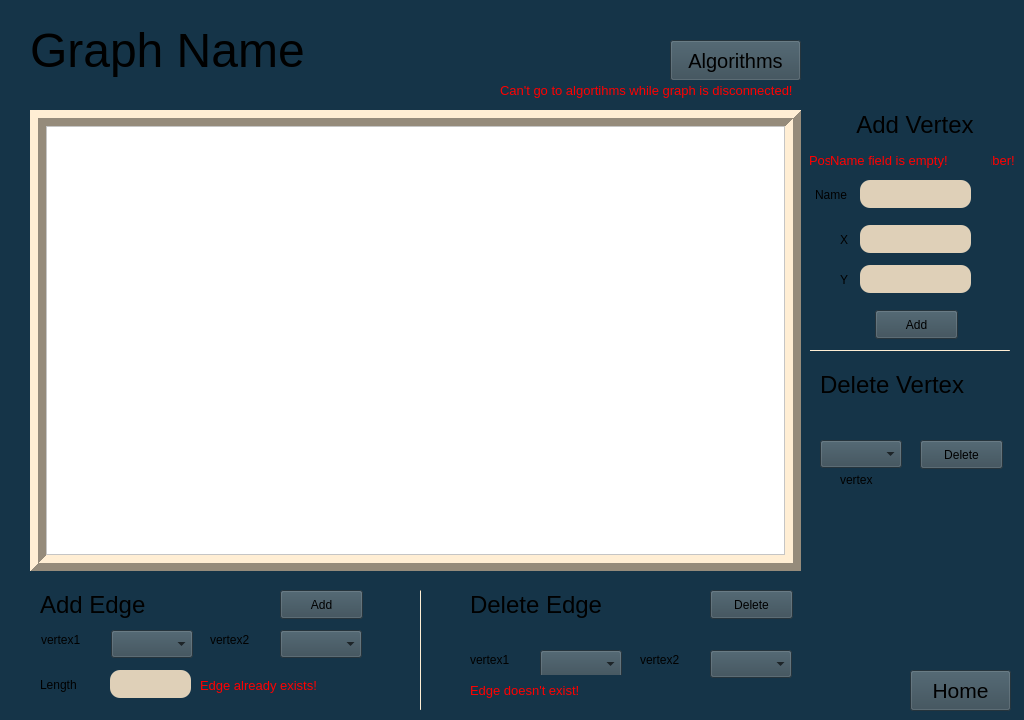
<?xml version="1.0" encoding="UTF-8"?>
<ui version="4.0">
 <class>GraphWindow</class>
 <widget class="QMainWindow" name="GraphWindow">
  <property name="geometry">
   <rect>
    <x>0</x>
    <y>0</y>
    <width>1024</width>
    <height>720</height>
   </rect>
  </property>
  <property name="windowTitle">
   <string>MainWindow</string>
  </property>
  <property name="styleSheet">
   <string notr="true">background-color: rgb(21, 52, 72);</string>
  </property>
  <widget class="QWidget" name="centralwidget">
   <widget class="QLabel" name="graphNameLabel">
    <property name="geometry">
     <rect>
      <x>30</x>
      <y>10</y>
      <width>341</width>
      <height>80</height>
     </rect>
    </property>
    <property name="font">
     <font>
      <pointsize>36</pointsize>
     </font>
    </property>
    <property name="styleSheet">
     <string notr="true"/>
    </property>
    <property name="text">
     <string>Graph Name</string>
    </property>
   </widget>
   <widget class="QFrame" name="frame">
    <property name="geometry">
     <rect>
      <x>30</x>
      <y>110</y>
      <width>771</width>
      <height>461</height>
     </rect>
    </property>
    <property name="styleSheet">
     <string notr="true">background-color: rgb(223, 208, 184);</string>
    </property>
    <property name="frameShape">
     <enum>QFrame::Box</enum>
    </property>
    <property name="frameShadow">
     <enum>QFrame::Raised</enum>
    </property>
    <property name="lineWidth">
     <number>8</number>
    </property>
    <widget class="QFrame" name="frame_2">
     <property name="geometry">
      <rect>
       <x>16</x>
       <y>16</y>
       <width>739</width>
       <height>429</height>
      </rect>
     </property>
     <property name="styleSheet">
      <string notr="true">background-color: rgb(255, 255, 255);</string>
     </property>
     <property name="frameShape">
      <enum>QFrame::StyledPanel</enum>
     </property>
     <property name="frameShadow">
      <enum>QFrame::Raised</enum>
     </property>
    </widget>
   </widget>
   <widget class="QLabel" name="label_2">
    <property name="geometry">
     <rect>
      <x>40</x>
      <y>580</y>
      <width>150</width>
      <height>50</height>
     </rect>
    </property>
    <property name="font">
     <font>
      <pointsize>18</pointsize>
     </font>
    </property>
    <property name="text">
     <string>Add Edge</string>
    </property>
    <property name="wordWrap">
     <bool>false</bool>
    </property>
   </widget>
   <widget class="QComboBox" name="addEdgeV1Combo">
    <property name="geometry">
     <rect>
      <x>111</x>
      <y>630</y>
      <width>82</width>
      <height>28</height>
     </rect>
    </property>
    <property name="styleSheet">
     <string notr="true">background-color: rgb(53, 73, 84);
selection-background-color: rgb(53, 73, 84);
</string>
    </property>
    <property name="editable">
     <bool>false</bool>
    </property>
    <property name="currentText">
     <string notr="true" comment="vertex1"/>
    </property>
    <property name="currentIndex">
     <number>-1</number>
    </property>
   </widget>
   <widget class="QComboBox" name="addEdgeV2Combo">
    <property name="geometry">
     <rect>
      <x>280</x>
      <y>630</y>
      <width>82</width>
      <height>28</height>
     </rect>
    </property>
    <property name="styleSheet">
     <string notr="true">background-color: rgb(53, 73, 84);
selection-background-color: rgb(53, 73, 84);
</string>
    </property>
   </widget>
   <widget class="QLabel" name="label_3">
    <property name="geometry">
     <rect>
      <x>41</x>
      <y>630</y>
      <width>63</width>
      <height>20</height>
     </rect>
    </property>
    <property name="text">
     <string>vertex1</string>
    </property>
   </widget>
   <widget class="QLabel" name="label_4">
    <property name="geometry">
     <rect>
      <x>210</x>
      <y>630</y>
      <width>63</width>
      <height>20</height>
     </rect>
    </property>
    <property name="text">
     <string>vertex2</string>
    </property>
   </widget>
   <widget class="QLabel" name="label_6">
    <property name="geometry">
     <rect>
      <x>470</x>
      <y>580</y>
      <width>171</width>
      <height>50</height>
     </rect>
    </property>
    <property name="font">
     <font>
      <pointsize>18</pointsize>
     </font>
    </property>
    <property name="text">
     <string>Delete Edge</string>
    </property>
    <property name="wordWrap">
     <bool>false</bool>
    </property>
   </widget>
   <widget class="QPushButton" name="addEdgeButton">
    <property name="geometry">
     <rect>
      <x>280</x>
      <y>590</y>
      <width>83</width>
      <height>29</height>
     </rect>
    </property>
    <property name="styleSheet">
     <string notr="true">background-color: rgb(53, 73, 84);</string>
    </property>
    <property name="text">
     <string>Add</string>
    </property>
   </widget>
   <widget class="QComboBox" name="deleteEdgeV1Combo">
    <property name="geometry">
     <rect>
      <x>540</x>
      <y>650</y>
      <width>82</width>
      <height>28</height>
     </rect>
    </property>
    <property name="styleSheet">
     <string notr="true">background-color: rgb(53, 73, 84);
selection-background-color: rgb(53, 73, 84);
</string>
    </property>
   </widget>
   <widget class="QComboBox" name="deleteEdgeV2Combo">
    <property name="geometry">
     <rect>
      <x>710</x>
      <y>650</y>
      <width>82</width>
      <height>28</height>
     </rect>
    </property>
    <property name="styleSheet">
     <string notr="true">background-color: rgb(53, 73, 84);
selection-background-color: rgb(53, 73, 84);
</string>
    </property>
   </widget>
   <widget class="QLabel" name="label_7">
    <property name="geometry">
     <rect>
      <x>640</x>
      <y>650</y>
      <width>63</width>
      <height>20</height>
     </rect>
    </property>
    <property name="text">
     <string>vertex2</string>
    </property>
   </widget>
   <widget class="QLabel" name="label_8">
    <property name="geometry">
     <rect>
      <x>470</x>
      <y>650</y>
      <width>63</width>
      <height>20</height>
     </rect>
    </property>
    <property name="text">
     <string>vertex1</string>
    </property>
   </widget>
   <widget class="QPushButton" name="deleteVertexButton">
    <property name="geometry">
     <rect>
      <x>920</x>
      <y>440</y>
      <width>83</width>
      <height>29</height>
     </rect>
    </property>
    <property name="styleSheet">
     <string notr="true">background-color: rgb(53, 73, 84);</string>
    </property>
    <property name="text">
     <string>Delete</string>
    </property>
   </widget>
   <widget class="QLabel" name="label_9">
    <property name="geometry">
     <rect>
      <x>40</x>
      <y>675</y>
      <width>63</width>
      <height>20</height>
     </rect>
    </property>
    <property name="text">
     <string>Length</string>
    </property>
   </widget>
   <widget class="QLineEdit" name="edgeLength">
    <property name="geometry">
     <rect>
      <x>110</x>
      <y>670</y>
      <width>81</width>
      <height>28</height>
     </rect>
    </property>
    <property name="styleSheet">
     <string notr="true">background-color: rgb(223, 208, 184);
 border-radius: 10px;
color: rgb(0, 0, 0);
</string>
    </property>
   </widget>
   <widget class="Line" name="line">
    <property name="geometry">
     <rect>
      <x>420</x>
      <y>590</y>
      <width>1</width>
      <height>120</height>
     </rect>
    </property>
    <property name="styleSheet">
     <string notr="true">background-color: rgb(223, 208, 184);</string>
    </property>
    <property name="orientation">
     <enum>Qt::Vertical</enum>
    </property>
   </widget>
   <widget class="QLabel" name="label_5">
    <property name="geometry">
     <rect>
      <x>840</x>
      <y>100</y>
      <width>150</width>
      <height>50</height>
     </rect>
    </property>
    <property name="font">
     <font>
      <pointsize>18</pointsize>
     </font>
    </property>
    <property name="text">
     <string>Add Vertex</string>
    </property>
    <property name="alignment">
     <set>Qt::AlignCenter</set>
    </property>
    <property name="wordWrap">
     <bool>false</bool>
    </property>
   </widget>
   <widget class="QLineEdit" name="xPosition">
    <property name="geometry">
     <rect>
      <x>860</x>
      <y>225</y>
      <width>111</width>
      <height>28</height>
     </rect>
    </property>
    <property name="styleSheet">
     <string notr="true">background-color: rgb(223, 208, 184);
 border-radius: 10px;
color: rgb(0, 0, 0);
</string>
    </property>
    <property name="inputMask">
     <string/>
    </property>
   </widget>
   <widget class="QLineEdit" name="yPosition">
    <property name="geometry">
     <rect>
      <x>860</x>
      <y>265</y>
      <width>111</width>
      <height>28</height>
     </rect>
    </property>
    <property name="styleSheet">
     <string notr="true">background-color: rgb(223, 208, 184);
 border-radius: 10px;
color: rgb(0, 0, 0);
</string>
    </property>
    <property name="inputMask">
     <string/>
    </property>
   </widget>
   <widget class="QLineEdit" name="vertexName">
    <property name="geometry">
     <rect>
      <x>860</x>
      <y>180</y>
      <width>111</width>
      <height>28</height>
     </rect>
    </property>
    <property name="styleSheet">
     <string notr="true">background-color: rgb(223, 208, 184);
color: rgb(0, 0, 0);
 border-radius: 10px;</string>
    </property>
    <property name="inputMask">
     <string/>
    </property>
   </widget>
   <widget class="QLabel" name="label_10">
    <property name="geometry">
     <rect>
      <x>840</x>
      <y>230</y>
      <width>16</width>
      <height>20</height>
     </rect>
    </property>
    <property name="text">
     <string>X</string>
    </property>
   </widget>
   <widget class="QLabel" name="label_11">
    <property name="geometry">
     <rect>
      <x>840</x>
      <y>270</y>
      <width>16</width>
      <height>20</height>
     </rect>
    </property>
    <property name="text">
     <string>Y</string>
    </property>
   </widget>
   <widget class="QLabel" name="label_12">
    <property name="geometry">
     <rect>
      <x>815</x>
      <y>185</y>
      <width>41</width>
      <height>20</height>
     </rect>
    </property>
    <property name="text">
     <string>Name</string>
    </property>
   </widget>
   <widget class="QPushButton" name="addVertexButton">
    <property name="geometry">
     <rect>
      <x>875</x>
      <y>310</y>
      <width>83</width>
      <height>29</height>
     </rect>
    </property>
    <property name="styleSheet">
     <string notr="true">background-color: rgb(53, 73, 84);</string>
    </property>
    <property name="text">
     <string>Add</string>
    </property>
   </widget>
   <widget class="QLabel" name="label_13">
    <property name="geometry">
     <rect>
      <x>820</x>
      <y>360</y>
      <width>181</width>
      <height>50</height>
     </rect>
    </property>
    <property name="font">
     <font>
      <pointsize>18</pointsize>
     </font>
    </property>
    <property name="text">
     <string>Delete Vertex</string>
    </property>
    <property name="wordWrap">
     <bool>false</bool>
    </property>
   </widget>
   <widget class="QComboBox" name="deleteVertexCombo">
    <property name="geometry">
     <rect>
      <x>820</x>
      <y>440</y>
      <width>82</width>
      <height>28</height>
     </rect>
    </property>
    <property name="styleSheet">
     <string notr="true">background-color: rgb(53, 73, 84);
selection-background-color: rgb(53, 73, 84);
</string>
    </property>
   </widget>
   <widget class="QLabel" name="label_14">
    <property name="geometry">
     <rect>
      <x>840</x>
      <y>470</y>
      <width>63</width>
      <height>20</height>
     </rect>
    </property>
    <property name="text">
     <string>vertex</string>
    </property>
   </widget>
   <widget class="Line" name="line_2">
    <property name="geometry">
     <rect>
      <x>810</x>
      <y>350</y>
      <width>200</width>
      <height>1</height>
     </rect>
    </property>
    <property name="styleSheet">
     <string notr="true">background-color: rgb(223, 208, 184);</string>
    </property>
    <property name="orientation">
     <enum>Qt::Horizontal</enum>
    </property>
   </widget>
   <widget class="QPushButton" name="deleteEdgeButton">
    <property name="geometry">
     <rect>
      <x>710</x>
      <y>590</y>
      <width>83</width>
      <height>29</height>
     </rect>
    </property>
    <property name="styleSheet">
     <string notr="true">background-color: rgb(53, 73, 84);</string>
    </property>
    <property name="text">
     <string>Delete</string>
    </property>
   </widget>
   <widget class="QPushButton" name="algorithmsButton">
    <property name="geometry">
     <rect>
      <x>670</x>
      <y>40</y>
      <width>131</width>
      <height>41</height>
     </rect>
    </property>
    <property name="font">
     <font>
      <pointsize>15</pointsize>
     </font>
    </property>
    <property name="styleSheet">
     <string notr="true">background-color: rgb(53, 73, 84);</string>
    </property>
    <property name="text">
     <string>Algorithms</string>
    </property>
   </widget>
   <widget class="QPushButton" name="homeButton">
    <property name="geometry">
     <rect>
      <x>910</x>
      <y>670</y>
      <width>101</width>
      <height>41</height>
     </rect>
    </property>
    <property name="font">
     <font>
      <pointsize>16</pointsize>
     </font>
    </property>
    <property name="styleSheet">
     <string notr="true">background-color: rgb(53, 73, 84);</string>
    </property>
    <property name="text">
     <string>Home</string>
    </property>
   </widget>
   <widget class="QLabel" name="samePositionError">
    <property name="enabled">
     <bool>true</bool>
    </property>
    <property name="geometry">
     <rect>
      <x>810</x>
      <y>140</y>
      <width>201</width>
      <height>31</height>
     </rect>
    </property>
    <property name="font">
     <font>
      <pointsize>10</pointsize>
     </font>
    </property>
    <property name="visible">
     <bool>false</bool>
    </property>
    <property name="styleSheet">
     <string notr="true">color: rgb(255, 0, 0);</string>
    </property>
    <property name="text">
     <string>There is a vertex in this position!</string>
    </property>
    <property name="alignment">
     <set>Qt::AlignCenter</set>
    </property>
   </widget>
   <widget class="QLabel" name="algortihmsError">
    <property name="geometry">
     <rect>
      <x>500</x>
      <y>80</y>
      <width>301</width>
      <height>21</height>
     </rect>
    </property>
    <property name="font">
     <font>
      <pointsize>10</pointsize>
     </font>
    </property>
    <property name="visible">
     <bool>false</bool>
    </property>
    <property name="styleSheet">
     <string notr="true">color: rgb(255, 0, 0);</string>
    </property>
    <property name="text">
     <string>Can't go to algortihms while graph is disconnected!</string>
    </property>
   </widget>
   <widget class="QLabel" name="outOfBoundsError">
    <property name="geometry">
     <rect>
      <x>840</x>
      <y>150</y>
      <width>140</width>
      <height>20</height>
     </rect>
    </property>
    <property name="font">
     <font>
      <pointsize>10</pointsize>
     </font>
    </property>
    <property name="visible">
     <bool>false</bool>
    </property>
    <property name="styleSheet">
     <string notr="true">color: rgb(255, 0, 0);</string>
    </property>
    <property name="text">
     <string>Position out of bounds!</string>
    </property>
   </widget>
   <widget class="QLabel" name="invalidPositionTypeError">
    <property name="geometry">
     <rect>
      <x>809</x>
      <y>150</y>
      <width>211</width>
      <height>20</height>
     </rect>
    </property>
    <property name="font">
     <font>
      <pointsize>10</pointsize>
     </font>
    </property>
    <property name="visible">
     <bool>false</bool>
    </property>
    <property name="styleSheet">
     <string notr="true">color: rgb(255, 0, 0);</string>
    </property>
    <property name="text">
     <string>Position must be a positive number!</string>
    </property>
   </widget>
   <widget class="QLabel" name="invalidLengthTypeError">
    <property name="geometry">
     <rect>
      <x>200</x>
      <y>675</y>
      <width>211</width>
      <height>20</height>
     </rect>
    </property>
    <property name="font">
     <font>
      <pointsize>10</pointsize>
     </font>
    </property>
    <property name="visible">
     <bool>false</bool>
    </property>
    <property name="styleSheet">
     <string notr="true">color: rgb(255, 0, 0);</string>
    </property>
    <property name="text">
     <string>Length must be a positive number!</string>
    </property>
   </widget>
   <widget class="QLabel" name="sameVerticesAddError">
    <property name="geometry">
     <rect>
      <x>200</x>
      <y>675</y>
      <width>211</width>
      <height>20</height>
     </rect>
    </property>
    <property name="font">
     <font>
      <pointsize>10</pointsize>
     </font>
    </property>
    <property name="visible">
     <bool>false</bool>
    </property>
    <property name="styleSheet">
     <string notr="true">color: rgb(255, 0, 0);</string>
    </property>
    <property name="text">
     <string>Vertices can't be the same!</string>
    </property>
   </widget>
   <widget class="QLabel" name="sameVerticesDeleteError">
    <property name="geometry">
     <rect>
      <x>470</x>
      <y>675</y>
      <width>211</width>
      <height>20</height>
     </rect>
    </property>
    <property name="font">
     <font>
      <pointsize>10</pointsize>
     </font>
    </property>
    <property name="visible">
     <bool>false</bool>
    </property>
    <property name="styleSheet">
     <string notr="true">color: rgb(255, 0, 0);</string>
    </property>
    <property name="text">
     <string>Vertices can't be the same!</string>
    </property>
   </widget>
   <widget class="QLabel" name="alreadyExistsError">
    <property name="geometry">
     <rect>
      <x>200</x>
      <y>675</y>
      <width>211</width>
      <height>20</height>
     </rect>
    </property>
    <property name="font">
     <font>
      <pointsize>10</pointsize>
     </font>
    </property>
    <property name="visible">
     <bool>false</bool>
    </property>
    <property name="styleSheet">
     <string notr="true">color: rgb(255, 0, 0);</string>
    </property>
    <property name="text">
     <string>Edge already exists!</string>
    </property>
   </widget>
   <widget class="QLabel" name="doesntExistError">
    <property name="geometry">
     <rect>
      <x>470</x>
      <y>680</y>
      <width>211</width>
      <height>20</height>
     </rect>
    </property>
    <property name="font">
     <font>
      <pointsize>10</pointsize>
     </font>
    </property>
    <property name="visible">
     <bool>false</bool>
    </property>
    <property name="styleSheet">
     <string notr="true">color: rgb(255, 0, 0);</string>
    </property>
    <property name="text">
     <string>Edge doesn't exist!</string>
    </property>
   </widget>
   <widget class="QLabel" name="nameEmptyError">
    <property name="geometry">
     <rect>
      <x>830</x>
      <y>150</y>
      <width>161</width>
      <height>20</height>
     </rect>
    </property>
    <property name="font">
     <font>
      <pointsize>10</pointsize>
     </font>
    </property>
    <property name="visible">
     <bool>false</bool>
    </property>
    <property name="styleSheet">
     <string notr="true">color: rgb(255, 0, 0);</string>
    </property>
    <property name="text">
     <string>Name field is empty!</string>
    </property>
   </widget>
  </widget>
 </widget>
 <resources/>
 <connections/>
</ui>
